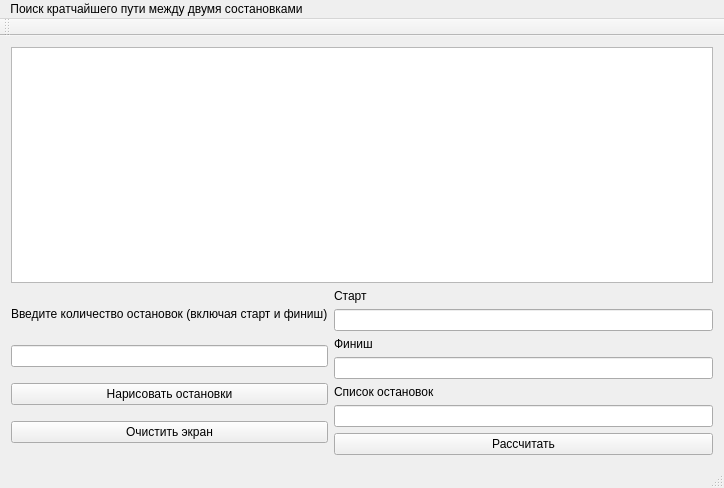
<?xml version="1.0" encoding="UTF-8"?>
<ui version="4.0">
 <class>MainWindow</class>
 <widget class="QMainWindow" name="MainWindow">
  <property name="geometry">
   <rect>
    <x>0</x>
    <y>0</y>
    <width>709</width>
    <height>488</height>
   </rect>
  </property>
  <property name="windowTitle">
   <string>MainWindow</string>
  </property>
  <widget class="QWidget" name="centralWidget">
   <layout class="QVBoxLayout" name="verticalLayout_3">
    <item>
     <widget class="QGraphicsView" name="graphicsView">
      <property name="cursor" stdset="0">
       <cursorShape>CrossCursor</cursorShape>
      </property>
     </widget>
    </item>
    <item>
     <layout class="QHBoxLayout" name="horizontalLayout">
      <item>
       <layout class="QGridLayout" name="gridLayout">
        <item row="2" column="0">
         <widget class="QPushButton" name="pushButton">
          <property name="text">
           <string>Нарисовать остановки</string>
          </property>
         </widget>
        </item>
        <item row="3" column="0">
         <widget class="QPushButton" name="pushButton_3">
          <property name="sizePolicy">
           <sizepolicy hsizetype="Minimum" vsizetype="Fixed">
            <horstretch>0</horstretch>
            <verstretch>0</verstretch>
           </sizepolicy>
          </property>
          <property name="text">
           <string>Очистить экран</string>
          </property>
         </widget>
        </item>
        <item row="1" column="0">
         <widget class="QLineEdit" name="lineEdit"/>
        </item>
        <item row="0" column="0">
         <widget class="QLabel" name="label">
          <property name="maximumSize">
           <size>
            <width>380</width>
            <height>30</height>
           </size>
          </property>
          <property name="cursor">
           <cursorShape>ArrowCursor</cursorShape>
          </property>
          <property name="mouseTracking">
           <bool>false</bool>
          </property>
          <property name="text">
           <string>Введите количество остановок (включая старт и финиш)</string>
          </property>
         </widget>
        </item>
       </layout>
      </item>
      <item>
       <layout class="QVBoxLayout" name="verticalLayout_2">
        <item>
         <widget class="QLabel" name="label_2">
          <property name="minimumSize">
           <size>
            <width>80</width>
            <height>13</height>
           </size>
          </property>
          <property name="text">
           <string>Старт</string>
          </property>
         </widget>
        </item>
        <item>
         <widget class="QLineEdit" name="lineEdit_2">
          <property name="enabled">
           <bool>true</bool>
          </property>
          <property name="minimumSize">
           <size>
            <width>379</width>
            <height>20</height>
           </size>
          </property>
          <property name="maximumSize">
           <size>
            <width>379</width>
            <height>16777215</height>
           </size>
          </property>
         </widget>
        </item>
        <item>
         <widget class="QLabel" name="label_4">
          <property name="text">
           <string>Финиш</string>
          </property>
         </widget>
        </item>
        <item>
         <widget class="QLineEdit" name="lineEdit_4">
          <property name="minimumSize">
           <size>
            <width>379</width>
            <height>20</height>
           </size>
          </property>
          <property name="maximumSize">
           <size>
            <width>379</width>
            <height>16777215</height>
           </size>
          </property>
         </widget>
        </item>
        <item>
         <widget class="QLabel" name="label_3">
          <property name="text">
           <string>Список остановок</string>
          </property>
         </widget>
        </item>
        <item>
         <widget class="QLineEdit" name="lineEdit_3">
          <property name="maximumSize">
           <size>
            <width>379</width>
            <height>16777215</height>
           </size>
          </property>
         </widget>
        </item>
        <item>
         <widget class="QPushButton" name="pushButton_2">
          <property name="maximumSize">
           <size>
            <width>379</width>
            <height>16777215</height>
           </size>
          </property>
          <property name="text">
           <string>Рассчитать</string>
          </property>
         </widget>
        </item>
       </layout>
      </item>
     </layout>
    </item>
   </layout>
  </widget>
  <widget class="QMenuBar" name="menuBar">
   <property name="geometry">
    <rect>
     <x>0</x>
     <y>0</y>
     <width>709</width>
     <height>21</height>
    </rect>
   </property>
   <widget class="QMenu" name="menu_2">
    <property name="title">
     <string>Поиск кратчайшего пути между двумя состановками</string>
    </property>
    <addaction name="separator"/>
    <addaction name="action_9"/>
   </widget>
   <addaction name="menu_2"/>
  </widget>
  <widget class="QToolBar" name="mainToolBar">
   <attribute name="toolBarArea">
    <enum>TopToolBarArea</enum>
   </attribute>
   <attribute name="toolBarBreak">
    <bool>false</bool>
   </attribute>
  </widget>
  <widget class="QStatusBar" name="statusBar"/>
  <action name="action">
   <property name="text">
    <string>выводить на отдельном экране весь граф</string>
   </property>
  </action>
  <action name="action_2">
   <property name="text">
    <string>написать для точек отдельный класс</string>
   </property>
  </action>
  <action name="action_3">
   <property name="text">
    <string>по нажатию на кнопку выбирать точку</string>
   </property>
  </action>
  <action name="action_4">
   <property name="text">
    <string>писать вес рядом с ребром</string>
   </property>
  </action>
  <action name="action_5">
   <property name="text">
    <string>сделать красивое вводное меню</string>
   </property>
  </action>
  <action name="action_6">
   <property name="text">
    <string>переназвать все что тут есть</string>
   </property>
  </action>
  <action name="action_7">
   <property name="text">
    <string>добавить логику</string>
   </property>
  </action>
  <action name="action_8">
   <property name="text">
    <string>сделать красивый граф интерфейс</string>
   </property>
  </action>
  <action name="action_11">
   <property name="text">
    <string>баги:</string>
   </property>
  </action>
  <action name="action_12">
   <property name="text">
    <string>при двойном нажатиии на &quot;ввод&quot; при одинаковых значениях</string>
   </property>
  </action>
  <action name="action_13">
   <property name="text">
    <string>граф копируется и считываются 2-е нажатия</string>
   </property>
  </action>
  <action name="action_14">
   <property name="text">
    <string>при двойном нажатиии на &quot;ввод&quot; при одинаковых значениях</string>
   </property>
  </action>
  <action name="action_15">
   <property name="text">
    <string>граф копируется и считываются 2-е нажатия</string>
   </property>
  </action>
  <action name="action_17">
   <property name="text">
    <string>всплывающее окно прокликивается</string>
   </property>
  </action>
  <action name="action_18">
   <property name="text">
    <string>сделать проверку вводимых значений</string>
   </property>
  </action>
  <action name="action_9">
   <property name="text">
    <string>Ква мем пасхалка</string>
   </property>
  </action>
 </widget>
 <layoutdefault spacing="6" margin="11"/>
 <resources/>
 <connections/>
</ui>
